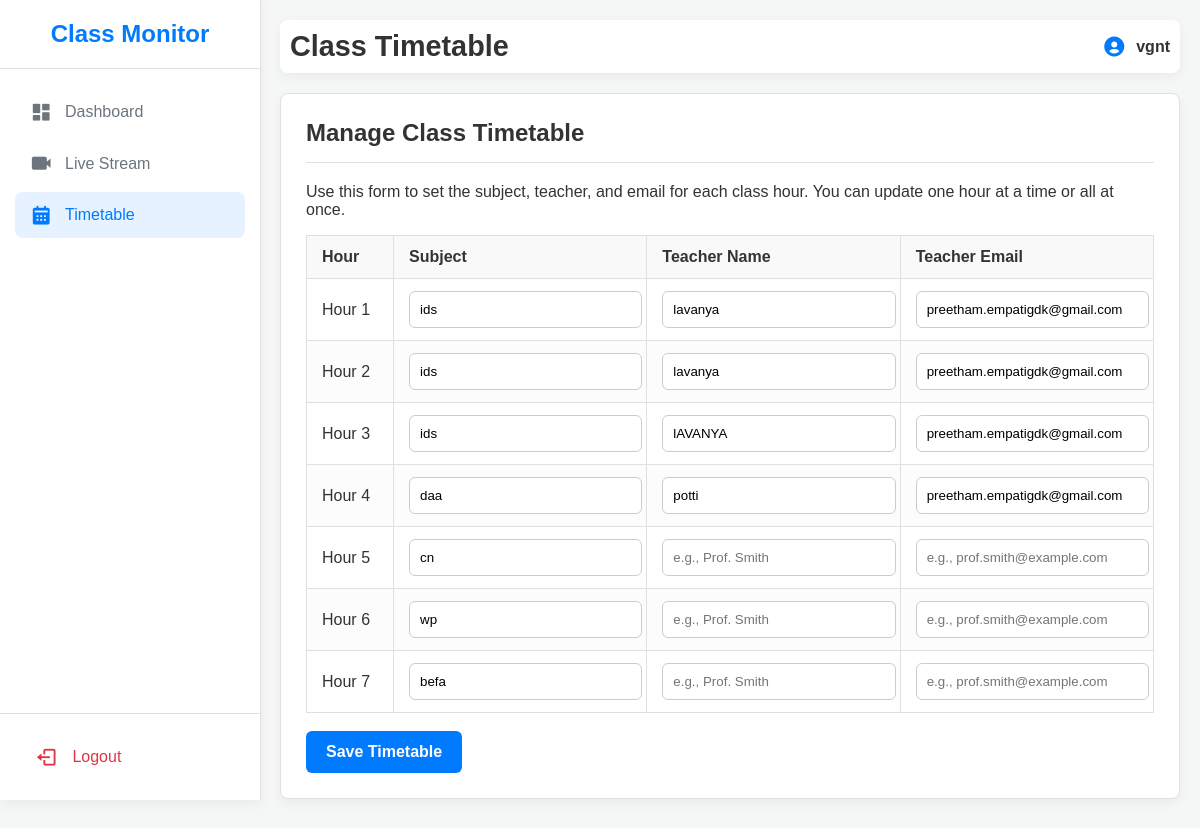
Page /timetable (signed in) on the committed database.
### app.py (models this page shows)
class User(db.Model, UserMixin):
    id = db.Column(db.Integer, primary_key=True)
    username = db.Column(db.String(150), unique=True, nullable=False)
    password = db.Column(db.String(150), nullable=False)

class Timetable(db.Model):
    id = db.Column(db.Integer, primary_key=True)
    hour = db.Column(db.Integer, unique=True, nullable=False)
    subject = db.Column(db.String(100), default='Not Set')
    teacher_name = db.Column(db.String(100), default='Not Set')
    teacher_email = db.Column(db.String(150), default='Not Set')

### app.py (the view, shortened to what this page needs)
@app.route('/timetable', methods=['GET', 'POST'])
@login_required
def timetable():
    schedule = Timetable.query.order_by(Timetable.hour).all()
    return render_template('timetable.html', schedule=schedule)

### app.py (called while the page is built)
@login_manager.user_loader
def load_user(user_id):
    return User.query.get(int(user_id))

### templates/timetable.html (shortened to what this page needs)
{% extends "base.html" %}
{% set page_name = 'timetable' %}
{% set page_title = 'Class Timetable' %}
{% block content %}
    <div class="card">
        <div class="card-header">
            <h2>Manage Class Timetable</h2>
        </div>
        <p>Use this form to set the subject, teacher, and email for each class hour. You can update one hour at a time or all at once.</p>
        <form method="POST" action="{{ url_for('timetable') }}" class="timetable-form">
            <table>
                <thead>
                    <tr>
                        <th>Hour</th>
                        <th>Subject</th>
                        <th>Teacher Name</th>
                        <th>Teacher Email</th>
                    </tr>
                </thead>
                <tbody>
                    {% for entry in schedule %}
                    <tr>
                        <td>Hour {{ entry.hour }}</td>
                        <td>
                            <input type="text"
                                   name="subject_{{ entry.hour }}"
                                   value="{{ '' if entry.subject == 'Not Set' else entry.subject }}"
                                   placeholder="e.g., Data Science">
                        </td>
                        <td>
                            <input type="text"
                                   name="teacher_name_{{ entry.hour }}"
                                   value="{{ '' if entry.teacher_name == 'Not Set' else entry.teacher_name }}"
                                   placeholder="e.g., Prof. Smith">
                        </td>
                        <td>
                            <input type="email"
                                   name="teacher_email_{{ entry.hour }}"
                                   value="{{ '' if entry.teacher_email == 'Not Set' else entry.teacher_email }}"
                                   placeholder="e.g., prof.smith@example.com">
                        </td>
                    </tr>
                    {% endfor %}
                </tbody>
            </table>
            <br>
            <button type="submit" class="btn">Save Timetable</button>
        </form>
    </div>
{% endblock %}

### templates/base.html (shortened to what this page needs)
<!DOCTYPE html>
<html lang="en">
<head>
    <link href='https://unpkg.com/boxicons@2.1.4/css/boxicons.min.css' rel='stylesheet'>
</head>
<body>
    <div class="sidebar">
        <div class="sidebar-header">
            <h2>Class Monitor</h2>
        </div>
        <ul class="sidebar-nav">
            {% set page_name = page_name|default('home') %}
            <li><a href="{{ url_for('index') }}" class="{{ 'active' if page_name == 'index' }}">
                <i class='bx bxs-dashboard'></i> Dashboard
            </a></li>
            <li><a href="{{ url_for('live_stream_page') }}" class="{{ 'active' if page_name == 'live_stream' }}">
                <i class='bx bxs-video'></i> Live Stream
            </a></li>
            <li><a href="{{ url_for('timetable') }}" class="{{ 'active' if page_name == 'timetable' }}">
                <i class='bx bxs-calendar'></i> Timetable
            </a></li>
        </ul>
        <div class="sidebar-logout">
            <a href="{{ url_for('logout') }}">
                <i class='bx bx-log-out'></i> Logout
            </a>
        </div>
    </div>
    <div class="main-content">
        <header class="top-header">
            <h1>{{ page_title|default('Welcome') }}</h1>
            <div class="user-info">
                <i class='bx bxs-user-circle'></i>
                <span>{{ current_user.username }}</span>
            </div>
        </header>
        <div class="container">
            {% block content %}{% endblock %}
        </div>
    </div>
</body>
</html>

### templates/base.html (style rules this page uses)
:root { --primary-color: #007BFF; --primary-hover: #0056b3; --sidebar-bg: #ffffff; --body-bg: #f4f7f6; --card-bg: #ffffff; --text-color: #333; --text-muted: #6c757d; --border-color: #e0e0e0; --shadow: 0 4px 12px rgba(0,0,0,0.05); }
body { font-family: Arial, sans-serif; margin: 0; padding: 0; background-color: var(--body-bg); color: var(--text-color); display: flex; }
.sidebar { width: 260px; background: var(--sidebar-bg); border-right: 1px solid var(--border-color); height: 100vh; position: fixed; left: 0; top: 0; display: flex; flex-direction: column; box-shadow: var(--shadow); z-index: 100; }
.sidebar-header { padding: 20px; text-align: center; border-bottom: 1px solid var(--border-color); }
.sidebar-header h2 { margin: 0; color: var(--primary-color); font-size: 1.5em; }
.sidebar-nav { list-style: none; padding: 20px 0; margin: 0; flex-grow: 1; }
.sidebar-nav li { margin: 0 15px; }
.sidebar-nav a { display: flex; align-items: center; padding: 12px 15px; text-decoration: none; color: var(--text-muted); border-radius: 8px; margin-bottom: 5px; font-weight: 500; transition: all 0.3s ease; }
.sidebar-nav a i { font-size: 1.4em; margin-right: 15px; width: 20px; text-align: center; }
.sidebar-nav a:hover, .sidebar-nav a.active { background-color: #e6f2ff; color: var(--primary-color); }
.sidebar-logout { padding: 20px; border-top: 1px solid var(--border-color); }
.sidebar-logout a { display: flex; align-items: center; padding: 12px 15px; text-decoration: none; color: #dc3545; border-radius: 8px; font-weight: 500; transition: all 0.3s ease; }
.sidebar-logout a i { font-size: 1.4em; margin-right: 15px; }
.main-content { margin-left: 260px; padding: 20px; width: calc(100% - 260px); }
.top-header { display: flex; justify-content: space-between; align-items: center; padding: 10px; background: var(--card-bg); border-radius: 8px; box-shadow: var(--shadow); margin-bottom: 20px; }
.top-header h1 { margin: 0; font-size: 1.8em; }
.user-info { display: flex; align-items: center; font-weight: bold; }
.user-info i { font-size: 1.5em; margin-right: 10px; color: var(--primary-color); }
.container { padding: 0; }
.card { background: var(--card-bg); border-radius: 8px; box-shadow: var(--shadow); border: 1px solid var(--border-color); padding: 25px; margin-bottom: 20px; }
.card-header { border-bottom: 1px solid var(--border-color); padding-bottom: 15px; margin-bottom: 20px; }
.card-header h2, .card-header h3 { margin: 0; }
.btn { background-color: var(--primary-color); color: white; padding: 12px 20px; border: none; border-radius: 6px; cursor: pointer; text-decoration: none; display: inline-block; font-size: 1em; font-weight: bold; transition: background-color 0.3s ease; }
table { width: 100%; border-collapse: collapse; }
th, td { border: 1px solid var(--border-color); padding: 12px 15px; text-align: left; }
th { background-color: #f9f9f9; }
tbody tr:nth-child(even) { background-color: #fcfcfc; }

### templates/timetable.html (style rules this page uses)
.timetable-form input { width: 95%; padding: 10px; border: 1px solid #ccc; border-radius: 6px; }

### rows in the picture
User: username "vgnt"
Timetable: hour "1", subject "ids", teacher_name "lavanya", teacher_email "preetham.empatigdk@gmail.com"
Timetable: hour "2", subject "ids", teacher_name "lavanya", teacher_email "preetham.empatigdk@gmail.com"
Timetable: hour "3", subject "ids", teacher_name "lAVANYA", teacher_email "preetham.empatigdk@gmail.com"
Timetable: hour "4", subject "daa", teacher_name "potti", teacher_email "preetham.empatigdk@gmail.com"
Timetable: hour "5", subject "cn"
Timetable: hour "6", subject "wp"
Timetable: hour "7", subject "befa"

### other values in the picture
{{ page_title|default('Welcome') }} "Class Timetable"
